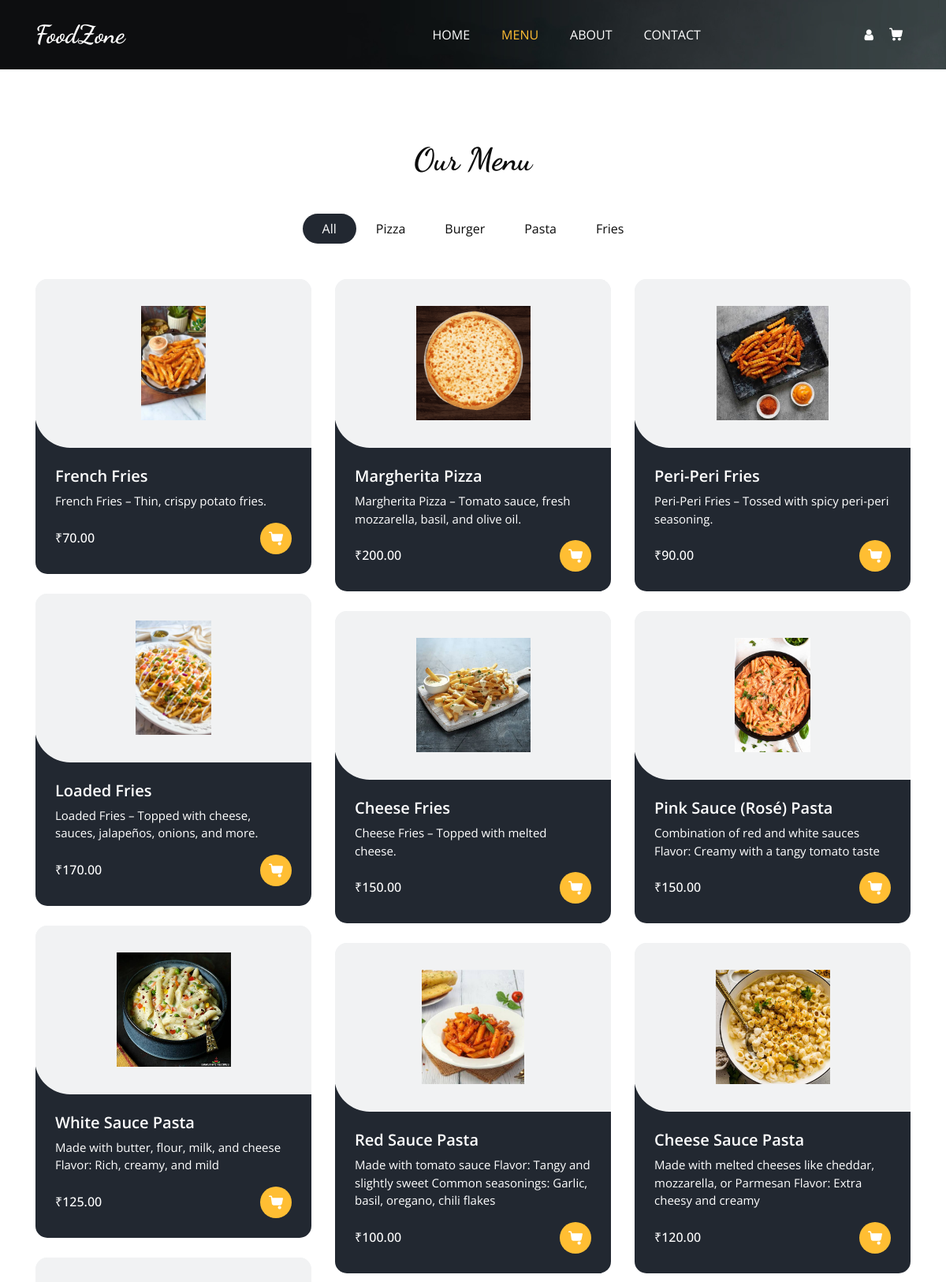
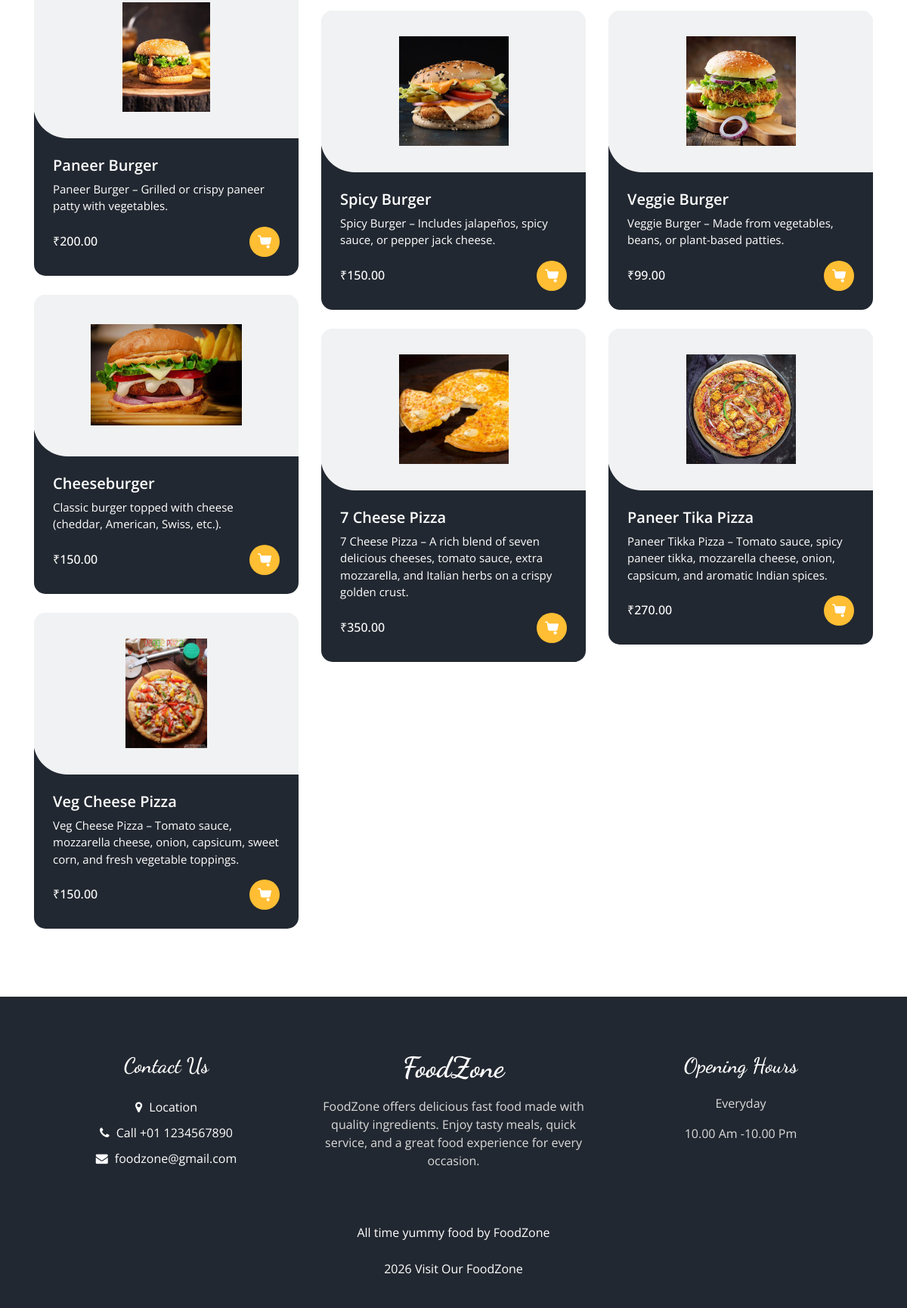
Page /menu.php on the committed database (2 pictures, top to bottom).
### tables this page shows
CREATE TABLE `categories` (
  `c_id` int(11) NOT NULL,
  `name` varchar(255) NOT NULL,
  `created_at` timestamp NOT NULL DEFAULT current_timestamp() ON UPDATE current_timestamp()
);

CREATE TABLE `food` (
  `f_id` int(11) NOT NULL,
  `c_id` int(11) NOT NULL,
  `food_name` varchar(100) NOT NULL,
  `description` text DEFAULT NULL,
  `price` decimal(10,2) NOT NULL,
  `image` varchar(255) DEFAULT NULL
);

### menu.php (the view, shortened to what this page needs)
<!DOCTYPE html>
<html>
<head>
  <link rel="stylesheet" type="text/css" href="css/bootstrap.css" />
  <link rel="stylesheet" type="text/css" href="https://cdnjs.cloudflare.com/ajax/libs/OwlCarousel2/2.3.4/assets/owl.carousel.min.css" />
  <link rel="stylesheet" href="https://cdnjs.cloudflare.com/ajax/libs/jquery-nice-select/1.1.0/css/nice-select.min.css" />
  <link href="css/font-awesome.min.css" rel="stylesheet" />
  <link href="css/style.css" rel="stylesheet" />
  <link href="css/responsive.css" rel="stylesheet" />
</head>
<body class="sub_page">
  <div class="hero_area">
    <div class="bg-box">
      <img src="images/hero-bg.jpg" alt="">
    </div>
    <header class="header_section">
      <div class="container">
        <nav class="navbar navbar-expand-lg custom_nav-container ">
          <a class="navbar-brand" href="index.html">
            <span>
              FoodZone
            </span>
          </a>
          <div class="collapse navbar-collapse" id="navbarSupportedContent">
            <ul class="navbar-nav  mx-auto ">
              <li class="nav-item ">
                <a class="nav-link" href="index.php">Home </a>
              </li>
                </li> <li class="nav-item active">
                <a class="nav-link" href="menu.php">Menu <span class="sr-only">(current)</span></a>
              </li>
              <li class="nav-item ">
                <a class="nav-link" href="about.php">About  </a>
              </li>
              <li class="nav-item">
                <a class="nav-link" href="contact.php">Contact</a>
              </li>
            </ul>
            <div class="user_option">
              <a href="login.php" class="user_link">
                <i class="fa fa-user" aria-hidden="true"></i>
              </a>
              <a class="cart_link" href="addtocart.php">
              </a>
            </div>
          </div>
        </nav>
      </div>
    </header>
  </div>
<?php
include 'config.php';
?>
<!DOCTYPE html>
<html>
<head>
<link rel="stylesheet" href="css/bootstrap.css">
<link rel="stylesheet" href="css/style.css">
</head>
<body>
<section class="food_section layout_padding">
<div class="container">
<div class="heading_container heading_center">
<h2>
Our Menu
</h2>
</div>
<ul class="filters_menu">
<li class="active" data-filter="*">
All
</li>
<?php
$cat_sql = "SELECT * FROM categories";
$cat_result = mysqli_query($conn,$cat_sql);
while($cat = mysqli_fetch_assoc($cat_result))
{
    $class = strtolower(str_replace(' ','-',$cat['name']));
?>
<li data-filter=".<?= $class ?>">
<?= htmlspecialchars($cat['name']) ?>
</li>
<?php
}
?>
</ul>
<div class="filters-content">
<div class="row grid">
<?php
$food_sql = "
SELECT
food.*,
categories.name AS category_name
FROM food
INNER JOIN categories
ON food.c_id = categories.c_id
ORDER BY food.f_id DESC
";
$food_result = mysqli_query($conn,$food_sql);
while($food = mysqli_fetch_assoc($food_result))
{
$class = strtolower(str_replace(' ','-',$food['category_name']));
?>
<div class="col-sm-6 col-lg-4 all <?= $class ?>">
<div class="box">
<div>
<div class="img-box d-flex justify-content-center align-items-center rounded-top">
    <img src="images/<?= $food['image']; ?>"
         alt="<?= $food['food_name']; ?>"
         class="img-fluid"
         style="width:200px; height:150px; object-fit:contain;">
</div>
<div class="detail-box">
<h5>
<?= htmlspecialchars($food['food_name']); ?>
</h5>
<p>
<?= htmlspecialchars($food['description']); ?>
</p>
<div class="options">
<h6>
₹<?= $food['price']; ?>
</h6>
<a href="food_detail.php?id=<?= $food['f_id']; ?>">
</a>
</div>
</div>
</div>
</div>
</div>
<?php
}
?>
</div>
</div>
</div>
</section>
  <footer class="footer_section">
    <div class="container">
      <div class="row">
        <div class="col-md-4 footer-col">
          <div class="footer_contact">
            <h4>
              Contact Us
            </h4>
            <div class="contact_link_box">
              <a href="">
                <i class="fa fa-map-marker" aria-hidden="true"></i>
                <span>
                  Location
                </span>
              </a>
              <a href="">
                <i class="fa fa-phone" aria-hidden="true"></i>
                <span>
                  Call +01 1234567890
                </span>
              </a>
              <a href="">
                <i class="fa fa-envelope" aria-hidden="true"></i>
                <span>
                  foodzone@gmail.com
                </span>
              </a>
            </div>
          </div>
        </div>
        <div class="col-md-4 footer-col">
          <div class="footer_detail">
            <a href="" class="footer-logo">
              FoodZone
            </a>
            <p>
FoodZone offers delicious fast food made with quality ingredients. Enjoy tasty meals, quick service, and a great food experience for every occasion.          </div>
        </div>
        <div class="col-md-4 footer-col">
          <h4>
            Opening Hours
          </h4>
          <p>
            Everyday
          </p>
          <p>
            10.00 Am -10.00 Pm
          </p>
        </div>
      </div>
      <div class="footer-info">
        <p>
           <span id=""></span> All time yummy food
          <a href="https://html.design/">by FoodZone</a><br><br>
          <span id="displayYear"></span> Visit Our
          <a href="" target="_blank">FoodZone</a>
        </p>
      </div>
    </div>
  </footer>
</body>
</html>

### css/responsive.css (style rules this page uses)
@media (min-width: 1200px) { .container { max-width: 1170px; } }

### rows in the picture
categories: name "Pizza"
categories: name "Burger"
categories: name "Pasta"
categories: name "Fries"
food: image (picture), food_name "French Fries", description "French Fries – Thin, crispy potato fries.", price "70.00"
food: image (picture), food_name "Margherita Pizza", description "Margherita Pizza – Tomato sauce, fresh mozzarella, basil, and olive oil.", price "200.00"
food: image (picture), food_name "Peri-Peri Fries", description "Peri-Peri Fries – Tossed with spicy peri-peri seasoning.", price "90.00"
food: image (picture), food_name "Loaded Fries", description "Loaded Fries – Topped with cheese, sauces, jalapeños, onions, and more.", price "170.00"
food: image (picture), food_name "Cheese Fries", description "Cheese Fries – Topped with melted cheese.", price "150.00"
food: image (picture), food_name "Pink Sauce (Rosé) Pasta", description "Combination of red and white sauces Flavor: Creamy with a tangy tomato taste", price "150.00"
food: image (picture), food_name "White Sauce Pasta", description "Made with butter, flour, milk, and cheese Flavor: Rich, creamy, and mild", price "125.00"
food: image (picture), food_name "Red Sauce Pasta", description "Made with tomato sauce Flavor: Tangy and slightly sweet Common seasonings: Garlic, basil, oregano, chili flakes", price "100.00"
food: image (picture), food_name "Cheese Sauce Pasta", description "Made with melted cheeses like cheddar, mozzarella, or Parmesan Flavor: Extra cheesy and creamy", price "120.00"
food: image (picture), food_name "Paneer Burger", description "Paneer Burger – Grilled or crispy paneer patty with vegetables.", price "200.00"
food: image (picture), food_name "Spicy Burger", description "Spicy Burger – Includes jalapeños, spicy sauce, or pepper jack cheese.", price "150.00"
food: image (picture), food_name "Veggie Burger", description "Veggie Burger – Made from vegetables, beans, or plant-based patties.", price "99.00"
food: image (picture), food_name "Cheeseburger", description "Classic burger topped with cheese (cheddar, American, Swiss, etc.).", price "150.00"
food: image (picture), food_name "7 Cheese Pizza", description "7 Cheese Pizza – A rich blend of seven delicious cheeses, tomato sauce, extra mozzarella, and Italian herbs on a crispy golden crust.", price "350.00"
food: image (picture), food_name "Paneer Tika Pizza", description "Paneer Tikka Pizza – Tomato sauce, spicy paneer tikka, mozzarella cheese, onion, capsicum, and aromatic Indian spices.", price "270.00"
food: image (picture), food_name "Veg Cheese Pizza", description "Veg Cheese Pizza – Tomato sauce, mozzarella cheese, onion, capsicum, sweet corn, and fresh vegetable toppings.", price "150.00"
